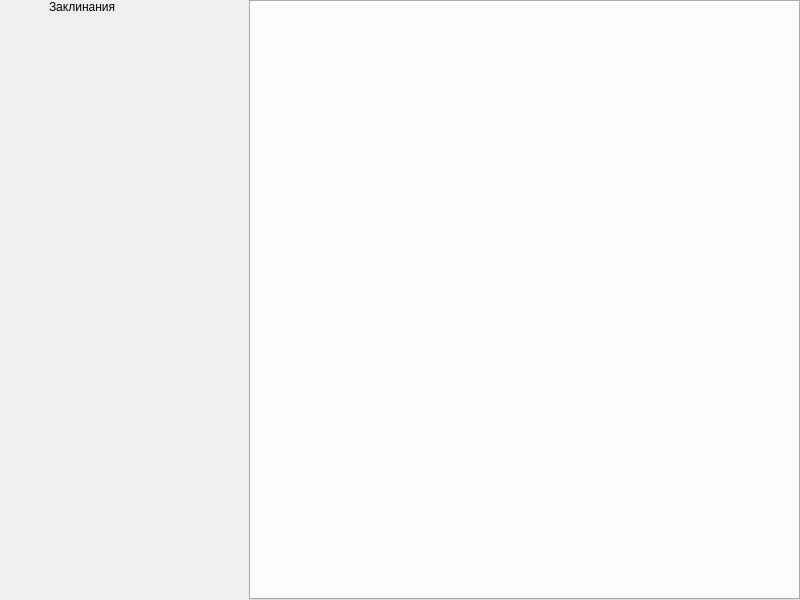
<?xml version="1.0" encoding="UTF-8"?>
<ui version="4.0">
 <class>MainWindow</class>
 <widget class="QMainWindow" name="MainWindow">
  <property name="geometry">
   <rect>
    <x>0</x>
    <y>0</y>
    <width>800</width>
    <height>600</height>
   </rect>
  </property>
  <property name="windowTitle">
   <string>MainWindow</string>
  </property>
  <widget class="QWidget" name="centralwidget">
   <property name="contextMenuPolicy">
    <enum>Qt::ContextMenuPolicy::PreventContextMenu</enum>
   </property>
   <layout class="QGridLayout" name="gridLayout">
    <property name="leftMargin">
     <number>0</number>
    </property>
    <property name="topMargin">
     <number>0</number>
    </property>
    <property name="rightMargin">
     <number>0</number>
    </property>
    <property name="bottomMargin">
     <number>0</number>
    </property>
    <property name="spacing">
     <number>0</number>
    </property>
    <item row="0" column="1" rowspan="2">
     <widget class="QStackedWidget" name="extended_side_menu">
      <property name="sizePolicy">
       <sizepolicy hsizetype="Preferred" vsizetype="Preferred">
        <horstretch>100</horstretch>
        <verstretch>0</verstretch>
       </sizepolicy>
      </property>
      <property name="minimumSize">
       <size>
        <width>0</width>
        <height>0</height>
       </size>
      </property>
      <property name="maximumSize">
       <size>
        <width>200</width>
        <height>16777215</height>
       </size>
      </property>
      <property name="sizeIncrement">
       <size>
        <width>0</width>
        <height>0</height>
       </size>
      </property>
      <property name="baseSize">
       <size>
        <width>0</width>
        <height>0</height>
       </size>
      </property>
      <property name="currentIndex">
       <number>1</number>
      </property>
      <widget class="QWidget" name="monster_page">
       <layout class="QVBoxLayout" name="verticalLayout_3">
        <property name="spacing">
         <number>0</number>
        </property>
        <property name="leftMargin">
         <number>0</number>
        </property>
        <property name="topMargin">
         <number>0</number>
        </property>
        <property name="rightMargin">
         <number>0</number>
        </property>
        <property name="bottomMargin">
         <number>0</number>
        </property>
        <item>
         <widget class="QLabel" name="monster_label">
          <property name="text">
           <string>Бестиарий</string>
          </property>
         </widget>
        </item>
        <item>
         <widget class="QTreeView" name="monster_treeView">
          <property name="styleSheet">
           <string notr="true">background: transparent;
    border: none; /* Если нужно убрать рамки */</string>
          </property>
         </widget>
        </item>
       </layout>
      </widget>
      <widget class="QWidget" name="spells_page">
       <layout class="QVBoxLayout" name="verticalLayout_4">
        <property name="spacing">
         <number>0</number>
        </property>
        <property name="leftMargin">
         <number>0</number>
        </property>
        <property name="topMargin">
         <number>0</number>
        </property>
        <property name="rightMargin">
         <number>0</number>
        </property>
        <property name="bottomMargin">
         <number>0</number>
        </property>
        <item>
         <widget class="QLabel" name="spells_label">
          <property name="text">
           <string>Заклинания</string>
          </property>
         </widget>
        </item>
        <item>
         <widget class="QTreeView" name="spells_treeView">
          <property name="styleSheet">
           <string notr="true">background: transparent;
    border: none; /* Если нужно убрать рамки */</string>
          </property>
         </widget>
        </item>
       </layout>
      </widget>
      <widget class="QWidget" name="item_page">
       <layout class="QVBoxLayout" name="verticalLayout_2">
        <property name="spacing">
         <number>0</number>
        </property>
        <property name="leftMargin">
         <number>0</number>
        </property>
        <property name="topMargin">
         <number>0</number>
        </property>
        <property name="rightMargin">
         <number>0</number>
        </property>
        <property name="bottomMargin">
         <number>0</number>
        </property>
        <item>
         <widget class="QLabel" name="item_label">
          <property name="text">
           <string>Предметы</string>
          </property>
         </widget>
        </item>
        <item>
         <widget class="QTreeView" name="item_treeView">
          <property name="styleSheet">
           <string notr="true">background: transparent;
    border: none; /* Если нужно убрать рамки */</string>
          </property>
         </widget>
        </item>
       </layout>
      </widget>
      <widget class="QWidget" name="cart_page">
       <layout class="QVBoxLayout" name="verticalLayout_5">
        <property name="spacing">
         <number>0</number>
        </property>
        <property name="leftMargin">
         <number>0</number>
        </property>
        <property name="topMargin">
         <number>0</number>
        </property>
        <property name="rightMargin">
         <number>0</number>
        </property>
        <property name="bottomMargin">
         <number>0</number>
        </property>
        <item>
         <widget class="QLabel" name="cart_label">
          <property name="text">
           <string>Карты</string>
          </property>
         </widget>
        </item>
        <item>
         <widget class="QTreeView" name="cart_treeView">
          <property name="contextMenuPolicy">
           <enum>Qt::ContextMenuPolicy::CustomContextMenu</enum>
          </property>
          <property name="styleSheet">
           <string notr="true">background: transparent;
    border: none; /* Если нужно убрать рамки */</string>
          </property>
         </widget>
        </item>
       </layout>
      </widget>
     </widget>
    </item>
    <item row="0" column="0">
     <widget class="QWidget" name="widget" native="true">
      <layout class="QVBoxLayout" name="verticalLayout">
       <property name="leftMargin">
        <number>0</number>
       </property>
       <item>
        <widget class="QPushButton" name="monsters_pushButton">
         <property name="text">
          <string/>
         </property>
         <property name="icon">
          <iconset resource="res.qrc">
           <normaloff>:/new/prefix1/monster</normaloff>:/new/prefix1/monster</iconset>
         </property>
         <property name="iconSize">
          <size>
           <width>40</width>
           <height>40</height>
          </size>
         </property>
         <property name="checkable">
          <bool>false</bool>
         </property>
         <property name="flat">
          <bool>true</bool>
         </property>
        </widget>
       </item>
       <item>
        <widget class="QPushButton" name="spells_pushButton">
         <property name="text">
          <string/>
         </property>
         <property name="icon">
          <iconset resource="res.qrc">
           <normaloff>:/new/prefix1/magic</normaloff>:/new/prefix1/magic</iconset>
         </property>
         <property name="iconSize">
          <size>
           <width>40</width>
           <height>40</height>
          </size>
         </property>
         <property name="flat">
          <bool>true</bool>
         </property>
        </widget>
       </item>
       <item>
        <widget class="QPushButton" name="item_pushButton">
         <property name="text">
          <string/>
         </property>
         <property name="icon">
          <iconset resource="res.qrc">
           <normaloff>:/new/prefix1/Items</normaloff>:/new/prefix1/Items</iconset>
         </property>
         <property name="iconSize">
          <size>
           <width>40</width>
           <height>40</height>
          </size>
         </property>
         <property name="flat">
          <bool>true</bool>
         </property>
        </widget>
       </item>
       <item>
        <widget class="QPushButton" name="cart_pushButton">
         <property name="text">
          <string/>
         </property>
         <property name="icon">
          <iconset resource="res.qrc">
           <normaloff>:/new/prefix1/cart</normaloff>:/new/prefix1/cart</iconset>
         </property>
         <property name="iconSize">
          <size>
           <width>40</width>
           <height>40</height>
          </size>
         </property>
         <property name="flat">
          <bool>true</bool>
         </property>
        </widget>
       </item>
       <item>
        <spacer name="verticalSpacer">
         <property name="orientation">
          <enum>Qt::Orientation::Vertical</enum>
         </property>
         <property name="sizeHint" stdset="0">
          <size>
           <width>20</width>
           <height>40</height>
          </size>
         </property>
        </spacer>
       </item>
      </layout>
     </widget>
    </item>
    <item row="0" column="2" rowspan="2">
     <widget class="QTabWidget" name="tabWidget"/>
    </item>
   </layout>
  </widget>
 </widget>
 <resources>
  <include location="res.qrc"/>
 </resources>
 <connections/>
</ui>
